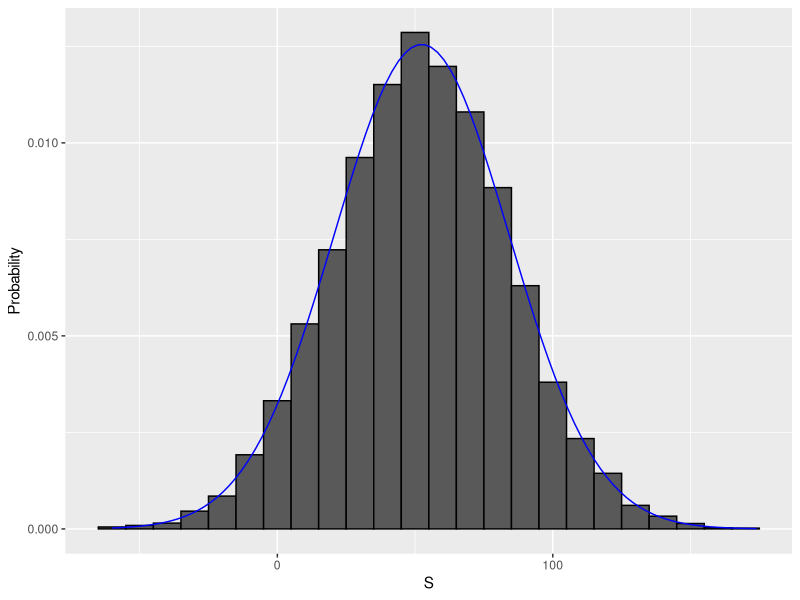

R code for this plot:
# random variable is a numeric outcome generated by an event.
# for example in the beads in urn
urn<- rep(c("blue", "red"), times = c(3, 2))

# generate 1 if bead is blue, else 0
ifelse(sample(urn,1) == 'blue', 1, 0)

# sampling models (random)
# example of roulette game
color <- rep(c('Black', 'Green', 'Red'), c(18, 2, 18))

# 1000 people are playing so 1000 outcomes
n <- 1000
X <- sample(ifelse(color == 'Red', -1, 1), n, replace = TRUE)
X[1:5]

# We know the probability as 18/38 (losing), 20/38 (winning)
X <- sample(c(-1, 1), n, replace = TRUE,
            prob = c(18/38, 20/38))
X[1:5] # this is called modeling of random behaviour of roulette.

# we can define cumulative distribution using monte-carlo simulation.
# lets run this code 10000 times
B <- 10000
winnings <- function(n){
    X <- sample(c(-1, 1), n, replace = TRUE,
                prob = c(18/38, 20/38))
    sum(X)
}
S <- replicate(B, winnings(n))

# How often was sum less than 0
mean(S < 0) # 4.5% of time casino lost money.

# generating new data and plotting it against generated data to verify
# normal distribution
library(tidyverse)

# generate 100 data within the range of S
s <- seq(min(S), max(S), length=100)

# generate normal density for s
normal_density <- data.frame(s=s, f = dnorm(s, mean(S), sd(S)))

# make dataframe of S for histogram
data.frame(S = S) %>% ggplot(aes(S, ..density..)) +
    geom_histogram(color='black', binwidth = 10) +
    ylab("Probability") +
    geom_line(mapping = aes(s,f), data = normal_density, color='blue')

